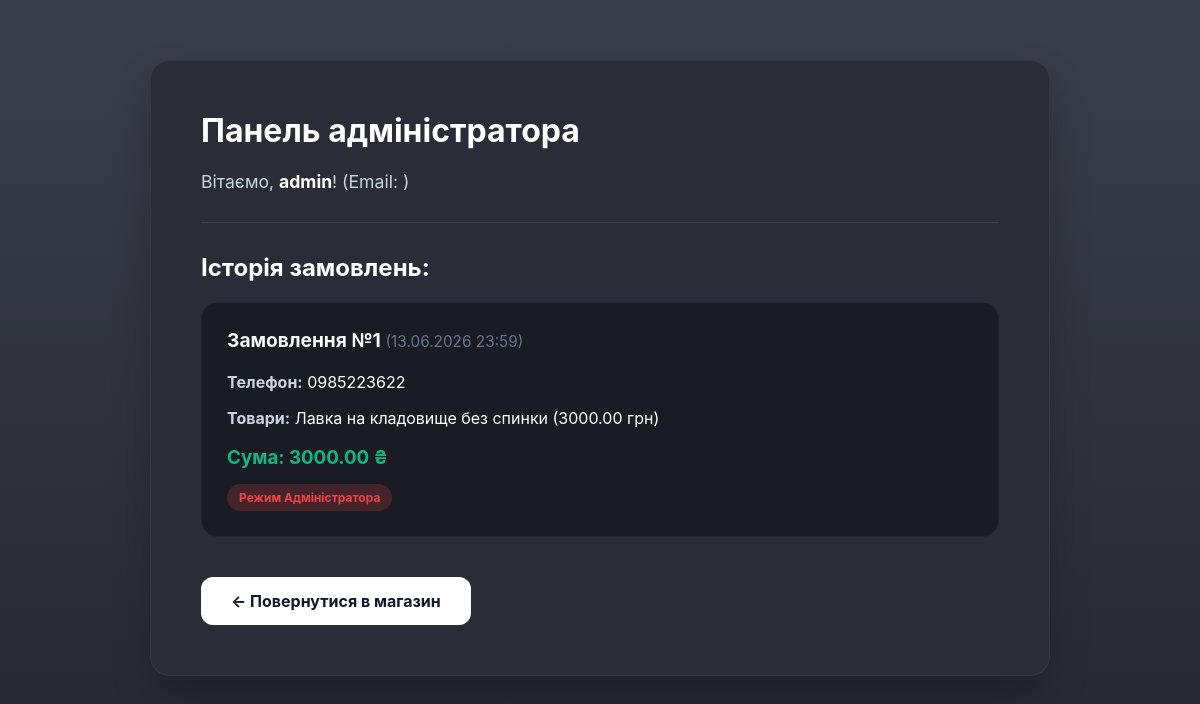
The app's page /profile/ (signed in), older data.
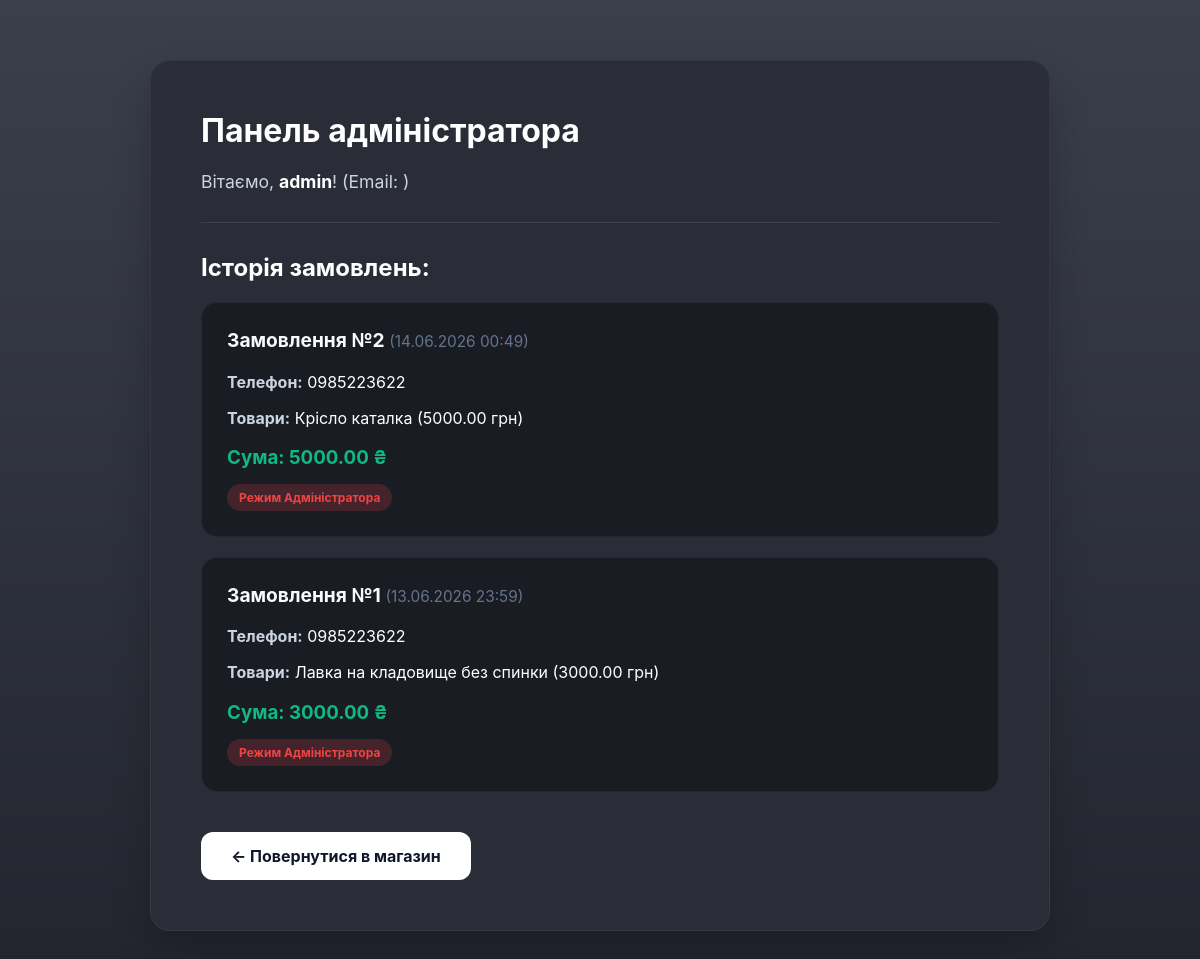
The same page, newer data.
### pages/models.py (models this page shows, shortened)
class Order(models.Model):
    user = models.ForeignKey(User, on_delete=models.SET_NULL, null=True, blank=True, verbose_name="Покупець")
    phone = models.CharField(max_length=20, verbose_name="Номер телефону")
    total_price = models.DecimalField(max_digits=10, decimal_places=2, verbose_name="Загальна сума")
    products_summary = models.TextField(verbose_name="Склад замовлення")
    created_at = models.DateTimeField(auto_now_add=True, verbose_name="Дата створення")
    class Meta:
        verbose_name_plural = "Замовлення"

### pages/views.py (the view)
# urls.py: path('profile/', views.profile_view, name='profile'),
@login_required
def profile_view(request):
    if request.user.is_staff or request.user.is_superuser:
        orders = Order.objects.all().order_by('-created_at')
        title = "Панель адміністратора"
    else:
        orders = Order.objects.filter(user=request.user).order_by('-created_at')
        title = "Особистий кабінет"
    return render(request, 'pages/profile.html', {'orders': orders, 'title': title})

### pages/templates/pages/profile.html (shortened to what this page needs)
<!DOCTYPE html>
<html lang="uk">
<head>
</head>
<body>
    <div class="container">
        <div class="box">
            <h1>{{ title }}</h1>
            <p style="font-size: 1.1em; color: #cbd5e1;">Вітаємо, <b style="color: white;">{{ user.username }}</b>! (Email: {{ user.email }})</p>
            <hr style="border: none; border-top: 1px solid rgba(255,255,255,0.1); margin: 30px 0;">
            <h2 style="color: white;">Історія замовлень:</h2>
            {% for order in orders %}
                <div class="order-card">
                    <h3 style="margin-top: 0; font-size: 1.2em;">Замовлення №{{ order.id }} <span style="color: #64748b; font-size: 0.8em; font-weight: normal;">({{ order.created_at|date:"d.m.Y H:i" }})</span></h3>
                    <p style="color: #cbd5e1;"><b>Телефон:</b> <span style="color: white;">{{ order.phone }}</span></p>
                    <p style="color: #cbd5e1;"><b>Товари:</b> <span style="color: white;">{{ order.products_summary }}</span></p>
                    <h3 style="color: #10b981; margin-bottom: 0;">Сума: {{ order.total_price }} ₴</h3>
                    {% if user.is_staff %}
                        <span class="badge">Режим Адміністратора</span>
                    {% endif %}
                </div>
            {% empty %}
                <div style="padding: 30px; text-align: center; background: #1a1c24; border-radius: 12px; color: #64748b;">
                    Замовлень ще немає. Час щось обрати!
                </div>
            {% endfor %}
            <a href="{% url 'home' %}" class="btn">← Повернутися в магазин</a>
        </div>
    </div>
</body>
</html>

Row changes from the older to the newer data that the page shows:
added Order: id "2", created_at "14.06.2026 00:49", phone "0985223622", products_summary "Крісло каталка (5000.00 грн)", total_price "5000.00"
